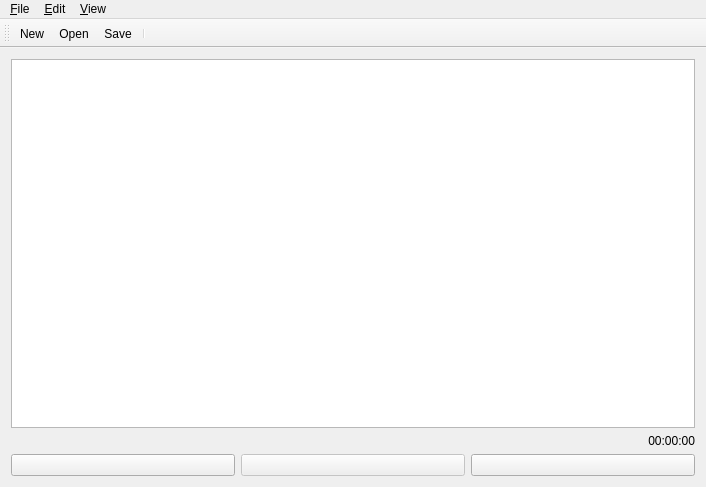
<?xml version="1.0" encoding="UTF-8"?>
<ui version="4.0">
 <class>MainWindow</class>
 <widget class="QMainWindow" name="MainWindow">
  <property name="geometry">
   <rect>
    <x>0</x>
    <y>0</y>
    <width>706</width>
    <height>487</height>
   </rect>
  </property>
  <property name="windowTitle">
   <string>untitled.meg</string>
  </property>
  <widget class="QWidget" name="centralWidget">
   <layout class="QGridLayout" name="gridLayout">
    <item row="0" column="0" colspan="2">
     <layout class="QHBoxLayout" name="horizontalLayout_2">
      <item>
       <widget class="TextEdit" name="textEdit"/>
      </item>
     </layout>
    </item>
    <item row="1" column="0" colspan="2">
     <widget class="QLabel" name="timeLbl">
      <property name="layoutDirection">
       <enum>Qt::LeftToRight</enum>
      </property>
      <property name="text">
       <string>00:00:00</string>
      </property>
      <property name="alignment">
       <set>Qt::AlignRight|Qt::AlignTrailing|Qt::AlignVCenter</set>
      </property>
     </widget>
    </item>
    <item row="2" column="0" colspan="2">
     <layout class="QHBoxLayout" name="horizontalLayout">
      <item>
       <widget class="QPushButton" name="startButton">
        <property name="text">
         <string/>
        </property>
        <property name="icon">
         <iconset theme="media-playback-start">
          <normaloff/>
         </iconset>
        </property>
        <property name="checkable">
         <bool>true</bool>
        </property>
        <property name="checked">
         <bool>false</bool>
        </property>
       </widget>
      </item>
      <item>
       <widget class="QPushButton" name="stopButton">
        <property name="enabled">
         <bool>false</bool>
        </property>
        <property name="text">
         <string/>
        </property>
        <property name="icon">
         <iconset theme="media-playback-stop">
          <normaloff/>
         </iconset>
        </property>
       </widget>
      </item>
      <item>
       <widget class="QPushButton" name="recButton">
        <property name="text">
         <string/>
        </property>
        <property name="icon">
         <iconset theme="media-record">
          <normaloff/>
         </iconset>
        </property>
       </widget>
      </item>
     </layout>
    </item>
   </layout>
  </widget>
  <widget class="QMenuBar" name="menuBar">
   <property name="geometry">
    <rect>
     <x>0</x>
     <y>0</y>
     <width>706</width>
     <height>25</height>
    </rect>
   </property>
   <widget class="QMenu" name="menu_File">
    <property name="title">
     <string>&amp;File</string>
    </property>
    <addaction name="actionNew"/>
    <addaction name="actionOpen"/>
    <addaction name="separator"/>
    <addaction name="actionSave"/>
    <addaction name="actionSaveAs"/>
   </widget>
   <widget class="QMenu" name="menu_View">
    <property name="title">
     <string>&amp;View</string>
    </property>
    <addaction name="viewVideoDialogAction"/>
   </widget>
   <widget class="QMenu" name="menu_Edit">
    <property name="title">
     <string>&amp;Edit</string>
    </property>
    <addaction name="actionUndo"/>
    <addaction name="actionRedo"/>
    <addaction name="separator"/>
    <addaction name="actionCut"/>
    <addaction name="actionCopy"/>
    <addaction name="actionPaste"/>
   </widget>
   <addaction name="menu_File"/>
   <addaction name="menu_Edit"/>
   <addaction name="menu_View"/>
  </widget>
  <widget class="QToolBar" name="toolBar">
   <property name="windowTitle">
    <string>toolBar</string>
   </property>
   <attribute name="toolBarArea">
    <enum>TopToolBarArea</enum>
   </attribute>
   <attribute name="toolBarBreak">
    <bool>false</bool>
   </attribute>
   <addaction name="actionNew"/>
   <addaction name="actionOpen"/>
   <addaction name="actionSave"/>
   <addaction name="separator"/>
  </widget>
  <action name="actionOpen">
   <property name="icon">
    <iconset theme="document-open">
     <normaloff/>
    </iconset>
   </property>
   <property name="text">
    <string>&amp;Open </string>
   </property>
   <property name="shortcut">
    <string>Ctrl+O</string>
   </property>
  </action>
  <action name="actionSave">
   <property name="enabled">
    <bool>true</bool>
   </property>
   <property name="icon">
    <iconset theme="document-save">
     <normaloff/>
    </iconset>
   </property>
   <property name="text">
    <string>&amp;Save</string>
   </property>
   <property name="shortcut">
    <string>Ctrl+S</string>
   </property>
  </action>
  <action name="viewVideoDialogAction">
   <property name="checkable">
    <bool>true</bool>
   </property>
   <property name="checked">
    <bool>true</bool>
   </property>
   <property name="text">
    <string>&amp;Video dialog</string>
   </property>
  </action>
  <action name="actionNew">
   <property name="icon">
    <iconset theme="document-new">
     <normaloff/>
    </iconset>
   </property>
   <property name="text">
    <string>&amp;New</string>
   </property>
   <property name="shortcut">
    <string>Ctrl+N</string>
   </property>
  </action>
  <action name="actionSaveAs">
   <property name="text">
    <string>Save &amp;As</string>
   </property>
  </action>
  <action name="actionNewEvent">
   <property name="icon">
    <iconset theme="insert-object">
     <normaloff/>
    </iconset>
   </property>
   <property name="text">
    <string>newEvent</string>
   </property>
  </action>
  <action name="actionAddFlipEvent">
   <property name="text">
    <string>Add &amp;Flip Event</string>
   </property>
   <property name="toolTip">
    <string>Add Flip Event</string>
   </property>
  </action>
  <action name="actionAddFadeInEvent">
   <property name="text">
    <string>Add Fade &amp;In Event</string>
   </property>
  </action>
  <action name="actionAddFadeOutEvent">
   <property name="text">
    <string>Add Fade &amp;Out Event</string>
   </property>
  </action>
  <action name="actionAddImageObject">
   <property name="text">
    <string>Add Image Object</string>
   </property>
  </action>
  <action name="actionAddImageEvent">
   <property name="text">
    <string>Add Image Event</string>
   </property>
  </action>
  <action name="actionAddTextEvent">
   <property name="text">
    <string>Add Text Event</string>
   </property>
  </action>
  <action name="actionUndo">
   <property name="enabled">
    <bool>false</bool>
   </property>
   <property name="icon">
    <iconset theme="edit-undo">
     <normaloff/>
    </iconset>
   </property>
   <property name="text">
    <string>&amp;Undo</string>
   </property>
   <property name="shortcut">
    <string>Ctrl+Z</string>
   </property>
  </action>
  <action name="actionRedo">
   <property name="enabled">
    <bool>false</bool>
   </property>
   <property name="icon">
    <iconset theme="edit-redo">
     <normaloff/>
    </iconset>
   </property>
   <property name="text">
    <string>&amp;Redo</string>
   </property>
   <property name="shortcut">
    <string>Ctrl+Shift+Z</string>
   </property>
  </action>
  <action name="actionCut">
   <property name="enabled">
    <bool>false</bool>
   </property>
   <property name="icon">
    <iconset theme="edit-cut"/>
   </property>
   <property name="text">
    <string>Cut</string>
   </property>
   <property name="shortcut">
    <string>Ctrl+X</string>
   </property>
  </action>
  <action name="actionCopy">
   <property name="enabled">
    <bool>false</bool>
   </property>
   <property name="icon">
    <iconset theme="edit-copy"/>
   </property>
   <property name="text">
    <string>Copy</string>
   </property>
   <property name="shortcut">
    <string>Ctrl+C</string>
   </property>
  </action>
  <action name="actionPaste">
   <property name="enabled">
    <bool>true</bool>
   </property>
   <property name="icon">
    <iconset theme="edit-paste"/>
   </property>
   <property name="text">
    <string>paste</string>
   </property>
   <property name="shortcut">
    <string>Ctrl+V</string>
   </property>
  </action>
 </widget>
 <layoutdefault spacing="6" margin="11"/>
 <customwidgets>
  <customwidget>
   <class>TextEdit</class>
   <extends>QPlainTextEdit</extends>
   <header>textedit.h</header>
  </customwidget>
 </customwidgets>
 <resources/>
 <connections>
  <connection>
   <sender>actionSave</sender>
   <signal>triggered()</signal>
   <receiver>MainWindow</receiver>
   <slot>fileSave()</slot>
   <hints>
    <hint type="sourcelabel">
     <x>-1</x>
     <y>-1</y>
    </hint>
    <hint type="destinationlabel">
     <x>352</x>
     <y>243</y>
    </hint>
   </hints>
  </connection>
  <connection>
   <sender>actionOpen</sender>
   <signal>triggered()</signal>
   <receiver>MainWindow</receiver>
   <slot>fileOpen()</slot>
   <hints>
    <hint type="sourcelabel">
     <x>-1</x>
     <y>-1</y>
    </hint>
    <hint type="destinationlabel">
     <x>352</x>
     <y>243</y>
    </hint>
   </hints>
  </connection>
  <connection>
   <sender>actionSaveAs</sender>
   <signal>triggered()</signal>
   <receiver>MainWindow</receiver>
   <slot>fileSaveAs()</slot>
   <hints>
    <hint type="sourcelabel">
     <x>-1</x>
     <y>-1</y>
    </hint>
    <hint type="destinationlabel">
     <x>352</x>
     <y>243</y>
    </hint>
   </hints>
  </connection>
  <connection>
   <sender>stopButton</sender>
   <signal>clicked()</signal>
   <receiver>MainWindow</receiver>
   <slot>onStop()</slot>
   <hints>
    <hint type="sourcelabel">
     <x>352</x>
     <y>464</y>
    </hint>
    <hint type="destinationlabel">
     <x>352</x>
     <y>243</y>
    </hint>
   </hints>
  </connection>
  <connection>
   <sender>recButton</sender>
   <signal>clicked()</signal>
   <receiver>MainWindow</receiver>
   <slot>onRec()</slot>
   <hints>
    <hint type="sourcelabel">
     <x>584</x>
     <y>464</y>
    </hint>
    <hint type="destinationlabel">
     <x>352</x>
     <y>243</y>
    </hint>
   </hints>
  </connection>
  <connection>
   <sender>actionNew</sender>
   <signal>triggered()</signal>
   <receiver>MainWindow</receiver>
   <slot>fileNew()</slot>
   <hints>
    <hint type="sourcelabel">
     <x>-1</x>
     <y>-1</y>
    </hint>
    <hint type="destinationlabel">
     <x>352</x>
     <y>243</y>
    </hint>
   </hints>
  </connection>
  <connection>
   <sender>viewVideoDialogAction</sender>
   <signal>triggered(bool)</signal>
   <receiver>MainWindow</receiver>
   <slot>onViewVideoDialog(bool)</slot>
   <hints>
    <hint type="sourcelabel">
     <x>-1</x>
     <y>-1</y>
    </hint>
    <hint type="destinationlabel">
     <x>352</x>
     <y>243</y>
    </hint>
   </hints>
  </connection>
  <connection>
   <sender>actionAddFlipEvent</sender>
   <signal>triggered()</signal>
   <receiver>MainWindow</receiver>
   <slot>addFlipEvent()</slot>
   <hints>
    <hint type="sourcelabel">
     <x>-1</x>
     <y>-1</y>
    </hint>
    <hint type="destinationlabel">
     <x>352</x>
     <y>243</y>
    </hint>
   </hints>
  </connection>
  <connection>
   <sender>actionAddFadeInEvent</sender>
   <signal>triggered()</signal>
   <receiver>MainWindow</receiver>
   <slot>addFadeInEvent()</slot>
   <hints>
    <hint type="sourcelabel">
     <x>-1</x>
     <y>-1</y>
    </hint>
    <hint type="destinationlabel">
     <x>352</x>
     <y>243</y>
    </hint>
   </hints>
  </connection>
  <connection>
   <sender>actionAddFadeOutEvent</sender>
   <signal>triggered()</signal>
   <receiver>MainWindow</receiver>
   <slot>addFadeOutEvent()</slot>
   <hints>
    <hint type="sourcelabel">
     <x>-1</x>
     <y>-1</y>
    </hint>
    <hint type="destinationlabel">
     <x>352</x>
     <y>243</y>
    </hint>
   </hints>
  </connection>
  <connection>
   <sender>actionAddImageObject</sender>
   <signal>triggered()</signal>
   <receiver>MainWindow</receiver>
   <slot>addImageObject()</slot>
   <hints>
    <hint type="sourcelabel">
     <x>-1</x>
     <y>-1</y>
    </hint>
    <hint type="destinationlabel">
     <x>352</x>
     <y>243</y>
    </hint>
   </hints>
  </connection>
  <connection>
   <sender>actionAddImageEvent</sender>
   <signal>triggered()</signal>
   <receiver>MainWindow</receiver>
   <slot>addImageEvent()</slot>
   <hints>
    <hint type="sourcelabel">
     <x>-1</x>
     <y>-1</y>
    </hint>
    <hint type="destinationlabel">
     <x>352</x>
     <y>243</y>
    </hint>
   </hints>
  </connection>
  <connection>
   <sender>actionAddTextEvent</sender>
   <signal>triggered()</signal>
   <receiver>MainWindow</receiver>
   <slot>addTextEvent()</slot>
   <hints>
    <hint type="sourcelabel">
     <x>-1</x>
     <y>-1</y>
    </hint>
    <hint type="destinationlabel">
     <x>352</x>
     <y>243</y>
    </hint>
   </hints>
  </connection>
  <connection>
   <sender>startButton</sender>
   <signal>clicked()</signal>
   <receiver>MainWindow</receiver>
   <slot>onStart()</slot>
   <hints>
    <hint type="sourcelabel">
     <x>121</x>
     <y>464</y>
    </hint>
    <hint type="destinationlabel">
     <x>352</x>
     <y>243</y>
    </hint>
   </hints>
  </connection>
  <connection>
   <sender>textEdit</sender>
   <signal>undoAvailable(bool)</signal>
   <receiver>actionUndo</receiver>
   <slot>setEnabled(bool)</slot>
   <hints>
    <hint type="sourcelabel">
     <x>352</x>
     <y>246</y>
    </hint>
    <hint type="destinationlabel">
     <x>-1</x>
     <y>-1</y>
    </hint>
   </hints>
  </connection>
  <connection>
   <sender>textEdit</sender>
   <signal>redoAvailable(bool)</signal>
   <receiver>actionRedo</receiver>
   <slot>setEnabled(bool)</slot>
   <hints>
    <hint type="sourcelabel">
     <x>352</x>
     <y>246</y>
    </hint>
    <hint type="destinationlabel">
     <x>-1</x>
     <y>-1</y>
    </hint>
   </hints>
  </connection>
  <connection>
   <sender>actionUndo</sender>
   <signal>triggered()</signal>
   <receiver>textEdit</receiver>
   <slot>undo()</slot>
   <hints>
    <hint type="sourcelabel">
     <x>-1</x>
     <y>-1</y>
    </hint>
    <hint type="destinationlabel">
     <x>352</x>
     <y>246</y>
    </hint>
   </hints>
  </connection>
  <connection>
   <sender>actionRedo</sender>
   <signal>triggered()</signal>
   <receiver>textEdit</receiver>
   <slot>redo()</slot>
   <hints>
    <hint type="sourcelabel">
     <x>-1</x>
     <y>-1</y>
    </hint>
    <hint type="destinationlabel">
     <x>352</x>
     <y>246</y>
    </hint>
   </hints>
  </connection>
  <connection>
   <sender>textEdit</sender>
   <signal>modificationChanged(bool)</signal>
   <receiver>actionSave</receiver>
   <slot>setEnabled(bool)</slot>
   <hints>
    <hint type="sourcelabel">
     <x>352</x>
     <y>246</y>
    </hint>
    <hint type="destinationlabel">
     <x>-1</x>
     <y>-1</y>
    </hint>
   </hints>
  </connection>
  <connection>
   <sender>actionCopy</sender>
   <signal>triggered()</signal>
   <receiver>textEdit</receiver>
   <slot>copy()</slot>
   <hints>
    <hint type="sourcelabel">
     <x>-1</x>
     <y>-1</y>
    </hint>
    <hint type="destinationlabel">
     <x>352</x>
     <y>246</y>
    </hint>
   </hints>
  </connection>
  <connection>
   <sender>actionCut</sender>
   <signal>triggered()</signal>
   <receiver>textEdit</receiver>
   <slot>cut()</slot>
   <hints>
    <hint type="sourcelabel">
     <x>-1</x>
     <y>-1</y>
    </hint>
    <hint type="destinationlabel">
     <x>352</x>
     <y>246</y>
    </hint>
   </hints>
  </connection>
  <connection>
   <sender>actionPaste</sender>
   <signal>triggered()</signal>
   <receiver>textEdit</receiver>
   <slot>paste()</slot>
   <hints>
    <hint type="sourcelabel">
     <x>-1</x>
     <y>-1</y>
    </hint>
    <hint type="destinationlabel">
     <x>352</x>
     <y>246</y>
    </hint>
   </hints>
  </connection>
  <connection>
   <sender>textEdit</sender>
   <signal>copyAvailable(bool)</signal>
   <receiver>actionCopy</receiver>
   <slot>setEnabled(bool)</slot>
   <hints>
    <hint type="sourcelabel">
     <x>352</x>
     <y>246</y>
    </hint>
    <hint type="destinationlabel">
     <x>-1</x>
     <y>-1</y>
    </hint>
   </hints>
  </connection>
  <connection>
   <sender>textEdit</sender>
   <signal>copyAvailable(bool)</signal>
   <receiver>actionCut</receiver>
   <slot>setEnabled(bool)</slot>
   <hints>
    <hint type="sourcelabel">
     <x>352</x>
     <y>246</y>
    </hint>
    <hint type="destinationlabel">
     <x>-1</x>
     <y>-1</y>
    </hint>
   </hints>
  </connection>
 </connections>
 <slots>
  <slot>fileSave()</slot>
  <slot>fileOpen()</slot>
  <slot>fileSaveAs()</slot>
  <slot>onStart()</slot>
  <slot>onStop()</slot>
  <slot>onRec()</slot>
  <slot>fileNew()</slot>
  <slot>onViewVideoDialog(bool)</slot>
  <slot>addFadeInEvent()</slot>
  <slot>addFadeOutEvent()</slot>
  <slot>addFlipEvent()</slot>
  <slot>addImageObject()</slot>
  <slot>addImageEvent()</slot>
  <slot>addTextEvent()</slot>
 </slots>
</ui>
